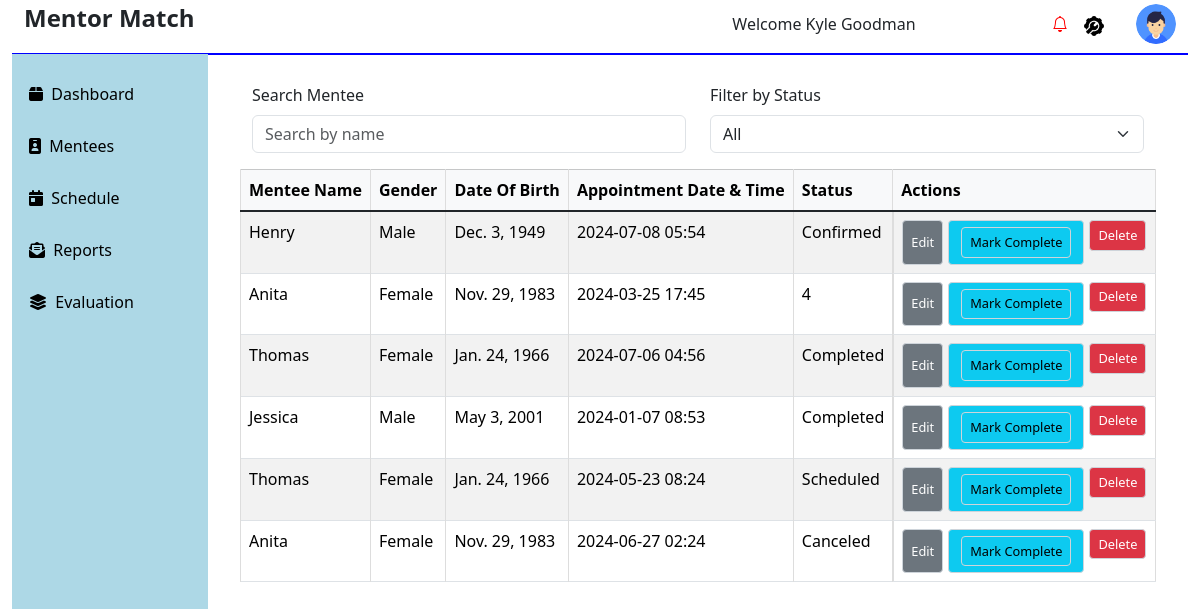
The page /schedule/ (signed in) on the database its author committed.
### admin_mentor_app/models.py (models this page shows)
class User(AbstractBaseUser, PermissionsMixin):
    first_name = models.CharField(max_length=100)
    last_name = models.CharField(max_length=100)
    email = models.EmailField(unique=True)
    gender = models.CharField(max_length=10)
    nationality = models.CharField(max_length=50)
    dob = models.DateField(null=True, blank=True)  # Allow null values
    password = models.CharField(max_length=100)
    telephone = models.CharField(max_length=15)
    bio = models.CharField(max_length=250, null=True)
    dob = models.DateField()
    address = models.CharField(max_length=255)  # Added max_length
    telephone = models.CharField(max_length=50)
    expertise = models.CharField(max_length=255, null=True, blank=True)
    availability = models.CharField(max_length=15, null=True, blank=True)
    role_choices = [
        ("1", "Admin"),
        ("2", "Mentor"),
        ("3", "Mentee"),
    ]
    role = models.CharField(max_length=1, choices=role_choices)
    profile_picture = models.ImageField(
        upload_to="profile_pictures/", blank=True, null=True
    )
    id = models.AutoField(primary_key=True)
    last_login = models.DateTimeField(default=timezone.now)  # Added field
    is_active = models.BooleanField(default=True)  # Added field
    is_staff = models.BooleanField(default=False)  # Added field
    USERNAME_FIELD = 'email'
    REQUIRED_FIELDS = ['first_name', 'last_name']  # Fields required for creating a user
    objects = CustomUserManager()
    USERNAME_FIELD = "email"
    REQUIRED_FIELDS = ["first_name", "last_name"]
    def __str__(self):
        return f"{self.first_name} {self.last_name}, {self.email}, {self.role}"

class Schedule(models.Model):
    mentor = models.ForeignKey(
        User, related_name="mentor_schedules", on_delete=models.CASCADE
    )
    mentee = models.ForeignKey(
        User, related_name="mentee_schedules", on_delete=models.CASCADE
    )
    session_date = models.DateTimeField()
    status_choices = [
        ("scheduled", "Scheduled"),
        ("confirmed", "Confirmed"),
        ("completed", "Completed"),
        ("canceled", "Canceled"),
    ]
    status = models.CharField(
        max_length=10, choices=status_choices, default="scheduled"
    )
    def __str__(self):
        return f"Schedule: {self.mentor} with {self.mentee} on {self.session_date}, status: {self.status}"

### admin_mentor_app/views.py (the view, shortened to what this page needs)
# urls.py: path("schedule/", views.schedule, name="schedule"),
@login_required
def schedule(request):
    if request.method == 'GET':
        loggedinmentor = request.user.id
        schedules = Schedule.objects.filter(mentor_id=loggedinmentor).select_related('mentee')
        schedule_list = [
            {
                'mentee': schedule.mentee,
                'schedule': schedule
            }
            for schedule in schedules
        ]
        print(schedule_list)
        return render(request, "admin_mentor_app/schedule/schedule.html", {'schedule_list': schedule_list})

### admin_mentor_app/context_processors.py (called while the page is built)
def global_data(request):
    users = User.objects.all()
    mentorship_matches = MentorshipMatch.objects.all()
    messages = Message.objects.all()
    notifications = Notification.objects.all()
    schedules = Schedule.objects.all()
    progress = Progress.objects.all()
    goals = Goals.objects.all()
    evaluations = Evaluation.objects.all()
    unread_notifications = Notification.objects.count()
    notifications = Notification.objects.all()
    return {
        'global_users': users,
        'global_mentorship_matches': mentorship_matches,
        'global_messages': messages,
        'global_notifications': notifications,
        'global_schedules': schedules,
        'global_progress': progress,
        'global_goals': goals,
        'global_evaluations': evaluations,
        'unread_notifications' : unread_notifications,
        'notifications':notifications
    }

### admin_mentor_app/templates/admin_mentor_app/schedule/schedule.html (shortened to what this page needs)
{% extends 'admin_mentor_app/fixed/base.html' %}
{% block content %}
</head>
<body>
    <div class="container table-container">
        <div class="row filter-container">
            <div class="col-md-6 mb-3">
                <label for="searchInput" class="form-label">Search Mentee</label>
                <input type="text" id="searchInput" class="form-control" placeholder="Search by name">
            </div>
            <div class="col-md-6 mb-3">
                <label for="statusFilter" class="form-label">Filter by Status</label>
                <select id="statusFilter" class="form-select">
                    <option value="all">All</option>
                </select>
            </div>
        <table class="table table-bordered table-hover">
            <thead class="table-light">
                <tr>
                    <th>Mentee Name</th>
                    <th>Gender</th>
                    <th>Date Of Birth</th>
                    <th>Appointment Date & Time</th>
                    <th>Status</th>
                    <th>Actions</th>
                </tr>
            </thead>
            <tbody>
                {% for schedule in schedule_list %}
                    <tr data-mentee_id_row="{{ schedule.mentee.id }}" data-schedule_id="{{ schedule.schedule.id }}" data-status="{{ schedule.schedule.status|lower }}">
                        <td>{{ schedule.mentee.first_name }} {{ schedule.last_name }}</td>
                        <td>{{ schedule.mentee.gender }}</td>
                        <td>{{ schedule.mentee.dob }}</td>
                        <td >{{ schedule.schedule.session_date|date:"Y-m-d H:i" }}</td>
                        <td >{{ schedule.schedule.status|title  }}</td>
                        <td class="action-btns">
                            {% if schedule.schedule.session_date  %}
                            <button type="button" class="btn btn-secondary btn-custom" data-bs-toggle="modal" data-bs-target="#scheduleModal" data-mentee-id="{{ schedule.mentee.id }}" data-mentee-name="{{ schedule.mentee.full_name }}">Edit</button>
                            <a href="{% url 'mark_complete' schedule.schedule.id %}" class="btn btn-info btn-custom">
                                <button type="button" class="btn btn-info btn-custom">Mark Complete</button>
                            </a>
                            {% else %}
                                <button type="button" class="btn btn-primary btn-custom" data-bs-toggle="modal" data-bs-target="#scheduleModal" data-mentee-id="{{ schedule.mentee.id }}" data-mentee-name="{{ schedule.mentee.full_name }}">Schedule</button>
                            {% endif %}
                            <form method="POST" action="{% url 'delete_appointment' schedule.schedule.id %}" style="display: inline;">
                                <button type="submit" class="btn btn-danger btn-custom">Delete</button>
                            </form>
                        </td>
                    </tr>
                {% endfor %}
            </tbody>
        </table>
    </div>
{% endblock %}

### admin_mentor_app/templates/admin_mentor_app/fixed/base.html (shortened to what this page needs)
{% load static %}
<!DOCTYPE html>
<html lang="en">
  <head>
    <link href="https://stackpath.bootstrapcdn.com/bootstrap/5.1.3/css/bootstrap.min.css" rel="stylesheet">
    <link
      rel="stylesheet"
      href="https://cdnjs.cloudflare.com/ajax/libs/font-awesome/6.1.2/css/all.min.css"
    />
    <link
      href="https://cdn.jsdelivr.net/npm/bootstrap@5.3.3/dist/css/bootstrap.min.css"
      rel="stylesheet"
    />
    <link
      href="https://cdnjs.cloudflare.com/ajax/libs/bootstrap-select/1.13.1/css/bootstrap-select.min.css"
      rel="stylesheet"
    />
    <link
      href="https://cdnjs.cloudflare.com/ajax/libs/bootstrap-icons/1.10.0/font/bootstrap-icons.min.css"
      rel="stylesheet"
    />
    <link
      rel="stylesheet"
      href="{% static 'admin_mentor_app/css/evaluation.css' %}"
    />
  </head>
  <body>
    <div class="container-fluid">
      <div class="container-fluid">
        <div class="row mt-1">
          <div class="col-md-6">
            <h2><strong>Mentor Match</strong></h2>
          </div>
          <div class="col-md-6">
            <div class="row g-3 justify-content-end align-items-center">
              <div class="col-auto ms-auto">
                <div class="text-end">
                  <div class="img-case dropdown">
                    <span class="m-2">Welcome {{ user.first_name }} {{ user.last_name }}</span>
                  </div>
                </div>
              </div>
              <div class="col-auto ms-auto">
                <div class="text-end">
                  <div class="img-case">
                    <i
                      class="bi bi-bell"
                      style="{% if unread_notifications > 0 %} color:red;{% endif %}"
                      id="dropdownMenuButton"
                      data-bs-toggle="dropdown"
                      aria-expanded="false"
                    ></i>
                  </div>
                </div>
              </div>
              <div class="col-auto">
                <div class="text-end">
                  <div class="img-case">
                    <img
                      src="{% static 'admin_mentor_app/images/status.png' %}"
                      alt=""
                      class="img-fluid rounded-circle"
                      style="max-width: 20px"
                    />
                  </div>
                </div>
              </div>
              <div class="col-auto">
                <div class="text-end">
                  <div class="img-case dropdown">
                    <img
                      src="{% static 'admin_mentor_app/images/user.png' %}"
                      alt=""
                      class="img-fluid rounded-circle"
                      style="max-width: 40px"
                      id="userDropdown"
                      data-bs-toggle="dropdown"
                      aria-expanded="false"
                    />
                  </div>
                </div>
              </div>
            </div>
          </div>
        </div>
        <div class="row">
          <div
            class="col-2"
            style="
              border-top: 1px solid blue;
              height: 90vh;
              background-color: #add8e6;
            "
          >
            <div class="">
              <div class="menu-list">
                <p class="menu-list-items">
                  <a class="listitem" href="{% url 'dashboard' %}"
                    ><i class="menu-list-items fas fa-box"></i>&nbsp;
                    <span>Dashboard</span></a
                  >
                </p>
                <p class="menu-list-items">
                  <a class="listitem" href="{% url 'mentees' %}"
                    ><i class="menu-list-items fas fa-id-badge"></i>&nbsp;
                    <span>Mentees</span></a
                  >
                </p>
                <p class="menu-list-items">
                  <a class="listitem" href="{% url 'schedule' %}"
                    ><i class="menu-list-items fas fa-calendar-day"></i>&nbsp;
                    <span>Schedule</span></a
                  >
                </p>
                <p class="menu-list-items">
                  <a class="listitem" href="{% url 'reports' %}"
                    ><i class="menu-list-items fas fa-envelope-open-text"></i
                    >&nbsp; <span>Reports</span></a
                  >
                </p>
                <p class="menu-list-items">
                  <a class="listitem" href=" Evaluation.html"
                    ><i class="menu-list-items fas fa-layer-group"></i>&nbsp;
                    <span>Evaluation</span></a
                  >
                </p>
              </div>
            </div>
          </div>
          <div class="col-10"  style="border-top: 2px solid blue;">
            <div class="container mt-2">
              {% block content %} {% endblock %}
            </div>
          </div>
        </div>
      </div>
    </div>
  </body>
</html>

### static/admin_mentor_app/css/evaluation.css (style rules this page uses)
h2 { font-size: 24px; margin-bottom: 20px; }
table { width: 100%; border-collapse: collapse; }
th, td { border: 1px solid #dddddd; text-align: left; padding: 8px; }
th { background-color: #343a40; color: white; }
td { background-color: #ffffff; }
tbody tr:nth-child(odd) td { background-color: #f2f2f2; }

### admin_mentor_app/templates/admin_mentor_app/fixed/base.html (style rules this page uses)
.menu-list { list-style: none; margin-left: 5px; }
a { text-decoration: none; }
.menu-list-items { margin-top: 1rem; text-decoration: none; }
.listitem { padding: 1rem 0; color: black; }

### admin_mentor_app/templates/admin_mentor_app/schedule/schedule.html (style rules this page uses)
.table-container { padding: 20px; }
.action-btns { display: flex; gap: 5px; }
.action-btns button { font-size: 0.8rem; padding: 0.3rem 0.5rem; }
.btn-custom { border: 1px solid #ced4da; border-radius: 0.25rem; }

### rows shown on the page
User: first_name "Kyle", last_name "Goodman"
User: mentee.first_name "Henry", mentee.gender "Male", mentee.dob "Dec. 3, 1949", schedule.session_date "2024-07-08 05:54", schedule.status "Confirmed"
User: mentee.first_name "Anita", mentee.gender "Female", mentee.dob "Nov. 29, 1983", schedule.session_date "2024-03-25 17:45", schedule.status "4", schedule.session_date "2024-06-27 02:24", schedule.status "Canceled"
User: mentee.first_name "Thomas", mentee.gender "Female", mentee.dob "Jan. 24, 1966", schedule.session_date "2024-07-06 04:56", schedule.status "Completed", schedule.session_date "2024-05-23 08:24", schedule.status "Scheduled"
User: mentee.first_name "Jessica", mentee.gender "Male", mentee.dob "May 3, 2001", schedule.session_date "2024-01-07 08:53", schedule.status "Completed"
